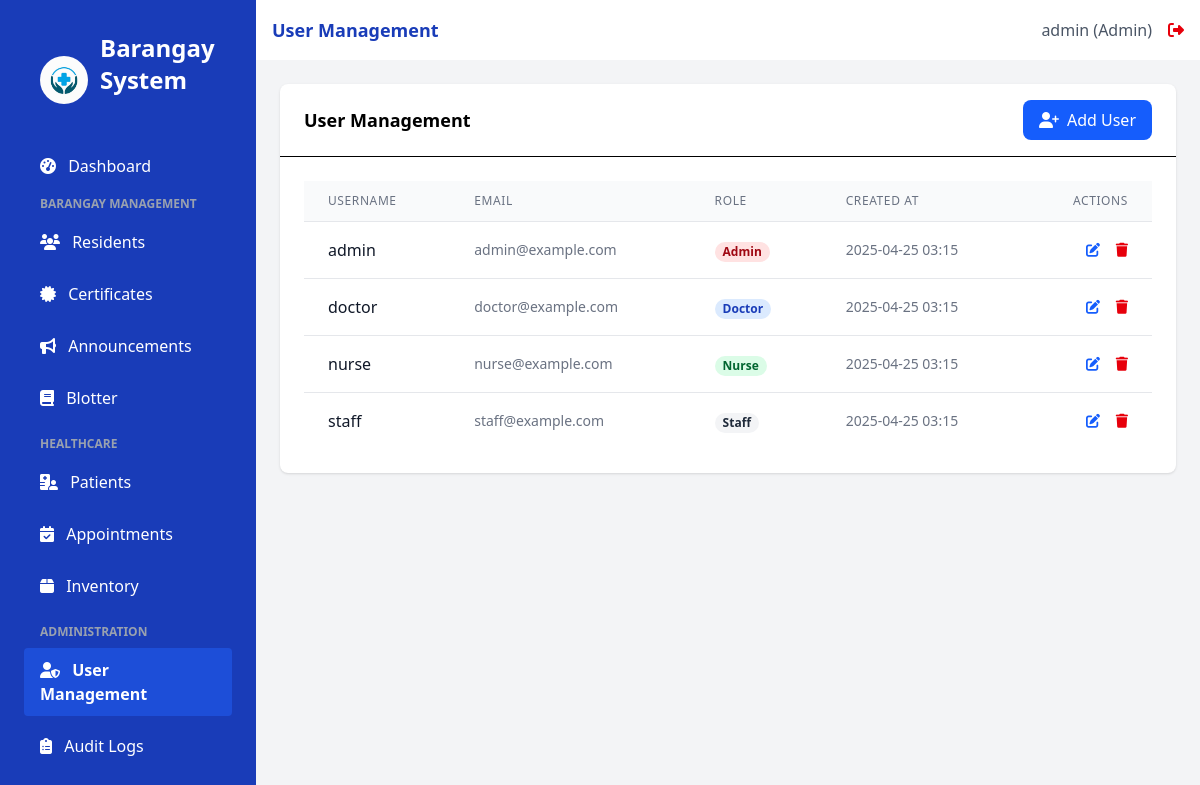
Screenshot of /users (signed in) with the database file from the repository.
### app.py (models this page shows, shortened)
class User(UserMixin, db.Model):
    id = db.Column(db.Integer, primary_key=True)
    username = db.Column(db.String(100), unique=True, nullable=False)
    email = db.Column(db.String(100), unique=True, nullable=False)
    password_hash = db.Column(db.String(200), nullable=False)
    role = db.Column(db.String(20), nullable=False, default='staff')  # admin, doctor, nurse, staff
    created_at = db.Column(db.DateTime, default=datetime.utcnow)
    issued_certificates = db.relationship('Certificate', backref='issuer', lazy=True)

### app.py (the view)
@app.route('/users')
@login_required
@role_required(['admin'])
def users():
    all_users = User.query.order_by(User.username).all() # Fetch all users from the database
    print(f"--- Debug: Fetched users for /users page: {[user.username for user in all_users]} ---")
    return render_template('users.html', users=all_users, title='User Management')

### app.py (called while the page is built)
@login_manager.user_loader
def load_user(user_id):
    return User.query.get(int(user_id))

def role_required(roles):
    def decorator(f):
        @wraps(f)
        def decorated_function(*args, **kwargs):
            if not current_user.is_authenticated or current_user.role not in roles:
                flash('You do not have permission to access this page.', 'danger')
                return redirect(url_for('login'))
            return f(*args, **kwargs)
        return decorated_function
    return decorator

### templates/users.html
{% extends 'base.html' %}
{% block content %}
<div class="bg-white rounded-lg shadow">
    <div class="border-b px-6 py-4 flex items-center justify-between">
        <h2 class="font-semibold text-lg">User Management</h2>
        <a href="{{ url_for('add_user') }}" class="bg-blue-600 hover:bg-blue-700 text-white px-4 py-2 rounded-lg flex items-center">
            <i class="fas fa-user-plus mr-2"></i> Add User
        </a>
    </div>
    <div class="p-6 overflow-x-auto">
        <table class="min-w-full divide-y divide-gray-200">
            <thead class="bg-gray-50">
                <tr>
                    <th scope="col" class="px-6 py-3 text-left text-xs font-medium text-gray-500 uppercase tracking-wider">Username</th>
                    <th scope="col" class="px-6 py-3 text-left text-xs font-medium text-gray-500 uppercase tracking-wider">Email</th>
                    <th scope="col" class="px-6 py-3 text-left text-xs font-medium text-gray-500 uppercase tracking-wider">Role</th>
                    <th scope="col" class="px-6 py-3 text-left text-xs font-medium text-gray-500 uppercase tracking-wider">Created At</th>
                    <th scope="col" class="px-6 py-3 text-right text-xs font-medium text-gray-500 uppercase tracking-wider">Actions</th>
                </tr>
            </thead>
            <tbody class="bg-white divide-y divide-gray-200">
                {% if users %}
                    {% for user in users %}
                    <tr>
                        <td class="px-6 py-4 whitespace-nowrap">
                            <div class="font-medium text-gray-900">{{ user.username }}</div>
                        </td>
                        <td class="px-6 py-4 whitespace-nowrap text-sm text-gray-500">
                            {{ user.email }}
                        </td>
                        <td class="px-6 py-4 whitespace-nowrap">
                            <span class="px-2 inline-flex text-xs leading-5 font-semibold rounded-full
                                {% if user.role == 'admin' %}bg-red-100 text-red-800
                                {% elif user.role == 'doctor' %}bg-blue-100 text-blue-800
                                {% elif user.role == 'nurse' %}bg-green-100 text-green-800
                                {% else %}bg-gray-100 text-gray-800{% endif %}">
                                {{ user.role|capitalize }}
                            </span>
                        </td>
                        <td class="px-6 py-4 whitespace-nowrap text-sm text-gray-500">
                            {{ user.created_at.strftime('%Y-%m-%d %H:%M') }}
                        </td>
                        <td class="px-6 py-4 whitespace-nowrap text-right text-sm font-medium">
                            <a href="{{ url_for('edit_user', id=user.id) }}" class="text-blue-600 hover:text-blue-900 mr-3" title="Edit User">
                                <i class="fas fa-edit"></i>
                            </a>
                            <form action="{{ url_for('delete_user', id=user.id) }}" method="POST" class="inline" onsubmit="return confirm('Are you sure you want to delete this user?');">
                                <button type="submit" class="text-red-600 hover:text-red-900" title="Delete User">
                                    <i class="fas fa-trash"></i>
                                </button>
                            </form>
                        </td>
                    </tr>
                    {% endfor %}
                {% else %}
                    <tr>
                        <td colspan="5" class="px-6 py-4 text-center text-sm text-gray-500">
                            No users found.
                        </td>
                    </tr>
                {% endif %}
            </tbody>
        </table>
    </div>
</div>
{% endblock %}

### templates/base.html (shortened to what this page needs)
<!DOCTYPE html>
<html lang="en">
<head>
    <script src="https://cdn.jsdelivr.net/npm/@tailwindcss/browser@4"></script>
    <link rel="stylesheet" href="https://cdnjs.cloudflare.com/ajax/libs/font-awesome/6.4.0/css/all.min.css">
</head>
<body class="bg-gray-50 flex h-screen">
    <div class="bg-blue-800 text-white w-64 py-4 flex-shrink-0 hidden md:block">
        <div class="px-6">
            <div class="p-4 flex items-center">
                <img src="{{ url_for('static', filename='images/logo.jpg') }}" alt="Barangay Logo" class="h-12 w-12 mr-3 rounded-full">
                <h1 class="text-2xl font-bold mb-8">Barangay System</h1>
            </div>
            <nav>
                <a href="{{ url_for('index') }}" class="sidebar-link block py-2.5 px-4 rounded transition duration-200 {% if request.path == url_for('index') %}sidebar-active{% else %}hover:bg-blue-700{% endif %} mb-2">
                    <i class="fas fa-tachometer-alt mr-2"></i> Dashboard
                </a>
                {% if current_user.role != 'doctor' and current_user.role != 'nurse' %}
                <div class="mb-4">
                    <p class="text-xs uppercase text-gray-400 font-semibold mb-2 pl-4">Barangay Management</p>
                    <a href="{{ url_for('residents') }}" class="sidebar-link block py-2.5 px-4 rounded transition duration-200 {% if request.path == url_for('residents') %}sidebar-active{% else %}hover:bg-blue-700{% endif %} mb-2">
                        <i class="fas fa-users mr-2"></i> Residents
                    </a>
                    <a href="{{ url_for('certificates') }}" class="sidebar-link block py-2.5 px-4 rounded transition duration-200 {% if request.path == url_for('certificates') %}sidebar-active{% else %}hover:bg-blue-700{% endif %} mb-2">
                        <i class="fas fa-certificate mr-2"></i> Certificates
                    </a>
                    <a href="{{ url_for('announcements') }}" class="sidebar-link block py-2.5 px-4 rounded transition duration-200 {% if request.path == url_for('announcements') %}sidebar-active{% else %}hover:bg-blue-700{% endif %} mb-2">
                        <i class="fas fa-bullhorn mr-2"></i> Announcements
                    </a>
                    <a href="{{ url_for('blotter') }}" class="sidebar-link block py-2.5 px-4 rounded transition duration-200 {% if request.path.startswith('/blotter') %}sidebar-active{% else %}hover:bg-blue-700{% endif %} mb-2">
                        <i class="fas fa-book mr-2"></i> Blotter
                    </a>
                </div>
                {% endif %}
                {% if current_user.role != 'staff' %}
                <div class="mb-4">
                    <p class="text-xs uppercase text-gray-400 font-semibold mb-2 pl-4">Healthcare</p>
                    <a href="{{ url_for('patients') }}" class="sidebar-link block py-2.5 px-4 rounded transition duration-200 {% if request.path == url_for('patients') %}sidebar-active{% else %}hover:bg-blue-700{% endif %} mb-2">
                        <i class="fas fa-hospital-user mr-2"></i> Patients
                    </a>
                    <a href="{{ url_for('appointments') }}" class="sidebar-link block py-2.5 px-4 rounded transition duration-200 {% if request.path == url_for('appointments') %}sidebar-active{% else %}hover:bg-blue-700{% endif %} mb-2">
                        <i class="fas fa-calendar-check mr-2"></i> Appointments
                    </a>
                    <a href="{{ url_for('inventory') }}" class="sidebar-link block py-2.5 px-4 rounded transition duration-200 {% if request.path == url_for('inventory') %}sidebar-active{% else %}hover:bg-blue-700{% endif %} mb-2">
                        <i class="fas fa-box mr-2"></i> Inventory
                    </a>
                </div>
                {% endif %}
                {% if current_user.is_authenticated and current_user.role == 'admin' %}
                <div class="mb-4">
                    <p class="text-xs uppercase text-gray-400 font-semibold mb-2 pl-4">Administration</p>
                    <a href="{{ url_for('users') }}" class="sidebar-link block py-2.5 px-4 rounded transition duration-200 {% if request.path == url_for('users') %}sidebar-active{% else %}hover:bg-blue-700{% endif %} mb-2">
                        <i class="fas fa-user-shield mr-2"></i> User Management
                    </a>
                    <a href="{{ url_for('audit_logs') }}" class="sidebar-link block py-2.5 px-4 rounded transition duration-200 {% if request.path == url_for('audit_logs') %}sidebar-active{% else %}hover:bg-blue-700{% endif %} mb-2">
                        <i class="fas fa-clipboard-list mr-2"></i> Audit Logs
                    </a>
                </div>
                {% endif %}
            </nav>
        </div>
    </div>
    <div class="flex-1 flex flex-col overflow-hidden">
        <header class="bg-white shadow-sm py-4 px-4">
            <div class="flex items-center justify-between">
                <div class="text-lg font-semibold text-blue-800">{{ title }}</div>
                {% if current_user.is_authenticated %}
                <div class="flex items-center">
                    <span class="text-gray-600 mr-4">{{ current_user.username }} ({{ current_user.role|capitalize }})</span>
                    <a href="{{ url_for('logout') }}" class="text-red-600 hover:text-red-800">
                        <i class="fas fa-sign-out-alt"></i>
                    </a>
                </div>
                {% endif %}
            </div>
        </header>
        <main class="flex-1 overflow-x-hidden overflow-y-auto bg-gray-100 p-6">
            {% block content %}{% endblock %}
        </main>
    </div>
</body>
</html>

### templates/base.html (style rules this page uses)
.sidebar-active { background-color: #1D4ED8; color: white; font-weight: 600; }

### rows the page displays
User: username "admin", role "Admin", email "admin@example.com", created_at "2025-04-25 03:15"
User: username "doctor", email "doctor@example.com", role "Doctor", created_at "2025-04-25 03:15"
User: username "nurse", email "nurse@example.com", role "Nurse", created_at "2025-04-25 03:15"
User: username "staff", email "staff@example.com", role "Staff", created_at "2025-04-25 03:15"

### other values shown
{{ title }} "User Management"
